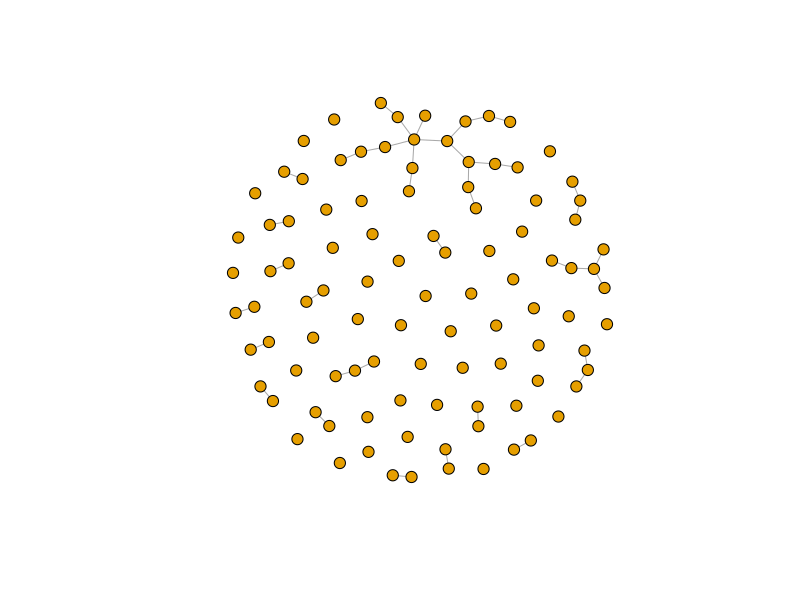

This chart was generated by the following R code: (Note: this script raises an error after producing the figure.)
library(igraph)

pdf(file="./data/out/3/er1.pdf")
net <- sample_gnm(n=100, m=40)
plot(net, vertex.size=6, vertex.label=NA)
write_graph(net, "./data/out/3/er1.txt", "edgelist")
dev.off()
pdf(file="./data/out/3/er1kk.pdf")
l <- layout_with_kk(net)
plot(net, layout=l)
dev.off()
pdf(file="./data/out/3/er1dist.pdf")
deg <- degree(net, mode="all")
deg.dist <- degree.distribution(net, cumulative=T)
plot(degree.distribution(net, cumulative=T), pch=20,xlab="degree", ylab="cumulative frequency", type="l")
dev.off()

pdf(file="./data/out/3/er2.pdf")
net <- sample_gnm(n=100, m=60)
plot(net, vertex.size=6, vertex.label=NA)
write_graph(net, "./data/out/3/er2.txt", "edgelist")
dev.off()
pdf(file="./data/out/3/er2kk.pdf")
l <- layout_with_kk(net)
plot(net, layout=l)
dev.off()
pdf(file="./data/out/3/er2dist.pdf")
deg <- degree(net, mode="all")
deg.dist <- degree.distribution(net, cumulative=T)
plot(degree.distribution(net, cumulative=T), pch=20,xlab="degree", ylab="cumulative frequency", type="l")
dev.off()


pdf(file="./data/out/3/er3.pdf")
net <- sample_gnm(n=100, m=90)
plot(net, vertex.size=6, vertex.label=NA)
write_graph(net, "./data/out/3/er3.txt", "edgelist")
dev.off()
pdf(file="./data/out/3/er3kk.pdf")
l <- layout_with_kk(net)
plot(net, layout=l)
dev.off()
pdf(file="./data/out/3/er3dist.pdf")
deg <- degree(net, mode="all")
deg.dist <- degree.distribution(net, cumulative=T)
plot(degree.distribution(net, cumulative=T), pch=20,xlab="degree", ylab="cumulative frequency", type="l")
dev.off()




pdf(file="./data/out/3/sw1.pdf")
net <- sample_smallworld(dim=2, size=10, nei=1, p=0.1)
write_graph(net, "./data/out/3/sw1.txt", "edgelist")
plot(net, vertex.size=6, vertex.label=NA, layout=layout_in_circle)
dev.off()
pdf(file="./data/out/3/sw1kk.pdf")
l <- layout_with_kk(net)
plot(net, layout=l)
dev.off()
pdf(file="./data/out/3/sw1dist.pdf")
deg <- degree(net, mode="all")
deg.dist <- degree.distribution(net, cumulative=T)
plot(degree.distribution(net, cumulative=T), pch=20,xlab="degree", ylab="cumulative frequency", type="l")
dev.off()


pdf(file="./data/out/3/sw2.pdf")
net <- sample_smallworld(dim=2, size=20, nei=1, p=0.1)
write_graph(net, "./data/out/3/sw2.txt", "edgelist")
plot(net, vertex.size=6, vertex.label=NA, layout=layout_in_circle)
dev.off()
pdf(file="./data/out/3/sw2kk.pdf")
l <- layout_with_kk(net)
plot(net, layout=l)
dev.off()
pdf(file="./data/out/3/sw2dist.pdf")
deg <- degree(net, mode="all")
deg.dist <- degree.distribution(net, cumulative=T)
plot(degree.distribution(net, cumulative=T), pch=20,xlab="degree", ylab="cumulative frequency", type="l")
dev.off()


pdf(file="./data/out/3/sw3.pdf")
net <- sample_smallworld(dim=2, size=30, nei=1, p=0.1)
write_graph(net, "./data/out/3/sw3.txt", "edgelist")
plot(net, vertex.size=6, vertex.label=NA, layout=layout_in_circle)
dev.off()
pdf(file="./data/out/3/sw3kk.pdf")
l <- layout_with_kk(net)
plot(net, layout=l)
dev.off()
pdf(file="./data/out/3/sw3dist.pdf")
deg <- degree(net, mode="all")
deg.dist <- degree.distribution(net, cumulative=T)
plot(degree.distribution(net, cumulative=T), pch=20,xlab="degree", ylab="cumulative frequency", type="l")
dev.off()





pdf(file="./data/out/3/ba1.pdf")
net <- sample_pa(n=100, power=1, m=1, directed=F)
write_graph(net, "./data/out/3/ba1.txt", "edgelist")
plot(net, vertex.size=6, vertex.label=NA)
dev.off()
pdf(file="./data/out/3/ba1kk.pdf")
l <- layout_with_kk(net)
plot(net, layout=l)
dev.off()
pdf(file="./data/out/3/ba1dist.pdf")
deg <- degree(net, mode="all")
deg.dist <- degree.distribution(net, cumulative=T)
plot(degree.distribution(net, cumulative=T), pch=20,xlab="degree", ylab="cumulative frequency", type="l")
dev.off()


pdf(file="./data/out/3/ba2.pdf")
net <- sample_pa(n=100, power=2, m=1, directed=F)
write_graph(net, "./data/out/3/ba2.txt", "edgelist")
plot(net, vertex.size=6, vertex.label=NA)
dev.off()
pdf(file="./data/out/3/ba2kk.pdf")
l <- layout_with_kk(net)
plot(net, layout=l)
dev.off()
pdf(file="./data/out/3/ba2dist.pdf")
deg <- degree(net, mode="all")
deg.dist <- degree.distribution(net, cumulative=T)
plot(degree.distribution(net, cumulative=T), pch=20,xlab="degree", ylab="cumulative frequency", type="l")
dev.off()

pdf(file="./data/out/3/ba3.pdf")
net <- sample_pa(n=100, power=3, m=1, directed=F)
write_graph(net, "./data/out/3/ba3.txt", "edgelist")
plot(net, vertex.size=6, vertex.label=NA)
dev.off()
pdf(file="./data/out/3/ba3kk.pdf")
l <- layout_with_kk(net)
plot(net, layout=l)
dev.off()
pdf(file="./data/out/3/ba3dist.pdf")
deg <- degree(net, mode="all")
deg.dist <- degree.distribution(net, cumulative=T)
plot(degree.distribution(net, cumulative=T), pch=20,xlab="degree", ylab="cumulative frequency", type="l")
dev.off()